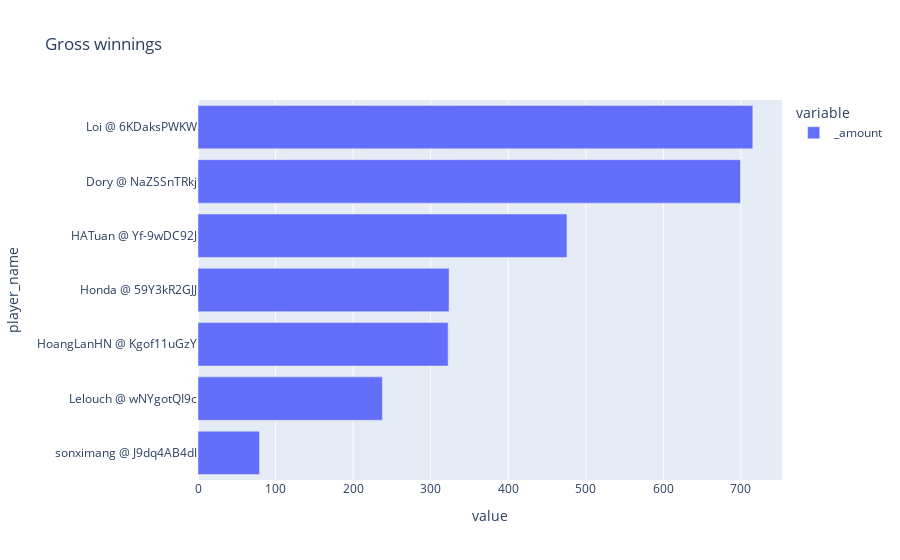

The notebook cell saved with this chart:
### Markdown cell above
1. Sum of pot wins & net PnL

### Code cell
df.loc[df['action']=='Won'].groupby('player_name')['_amount'].sum().sort_values().plot(kind='barh', title='Gross winnings')

### Figure 1 — Plotly figure (JSON) as saved in the notebook; plotly's stock layout.template omitted (floating-point values rounded to 4 significant figures)
{"data": [{"alignmentgroup": "True", "hovertemplate": "variable=_amount<br>value=%{x}<br>player_name=%{y}<extra></extra>", "legendgroup": "_amount", "marker": {"color": "#636efa", "pattern": {"shape": ""}}, "name": "_amount", "offsetgroup": "_amount", "orientation": "h", "showlegend": true, "textposition": "auto", "type": "bar", "x": [79.25, 237.7, 322.5, 323.7, 475.7, 699.4, 715.3], "xaxis": "x", "y": ["sonximang @ J9dq4AB4dI", "Lelouch @ wNYgotQI9c", "HoangLanHN @ Kgof11uGzY", "Honda @ 59Y3kR2GJJ", "HATuan @ Yf-9wDC92J", "Dory @ NaZSSnTRkj", "Loi @ 6KDaksPWKW"], "yaxis": "y"}], "layout": {"barmode": "relative", "legend": {"title": {"text": "variable"}, "tracegroupgap": 0}, "title": {"text": "Gross winnings"}, "xaxis": {"anchor": "y", "domain": [0, 1], "title": {"text": "value"}}, "yaxis": {"anchor": "x", "domain": [0, 1], "title": {"text": "player_name"}}}}
